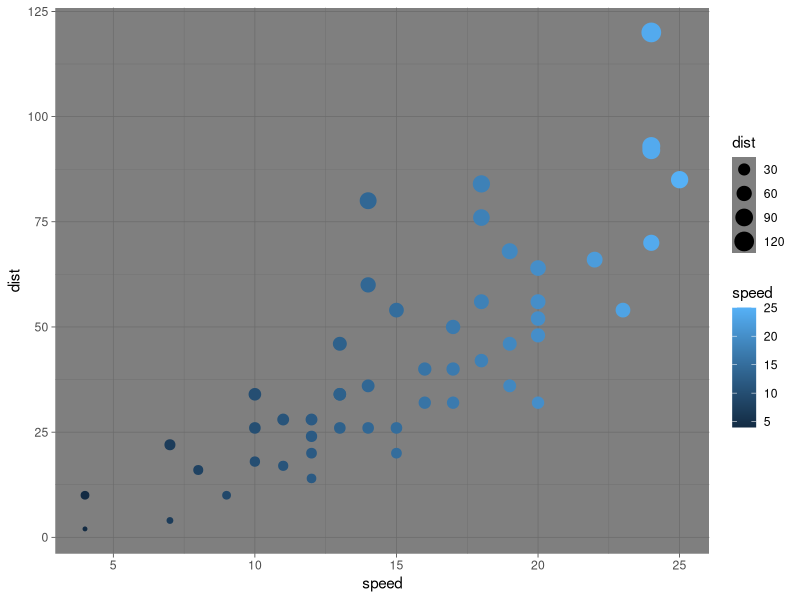

Recreate this plot in R.
## ---- chunk 1
knitr::opts_chunk$set(echo = TRUE)
## ---- chunk 2
summary(cars)
## ---- chunk 3
library(ggplot2)
theme_set(theme_dark())
ggplot(cars, aes(x=speed,y=dist,color=speed,size=dist)) + geom_point()
